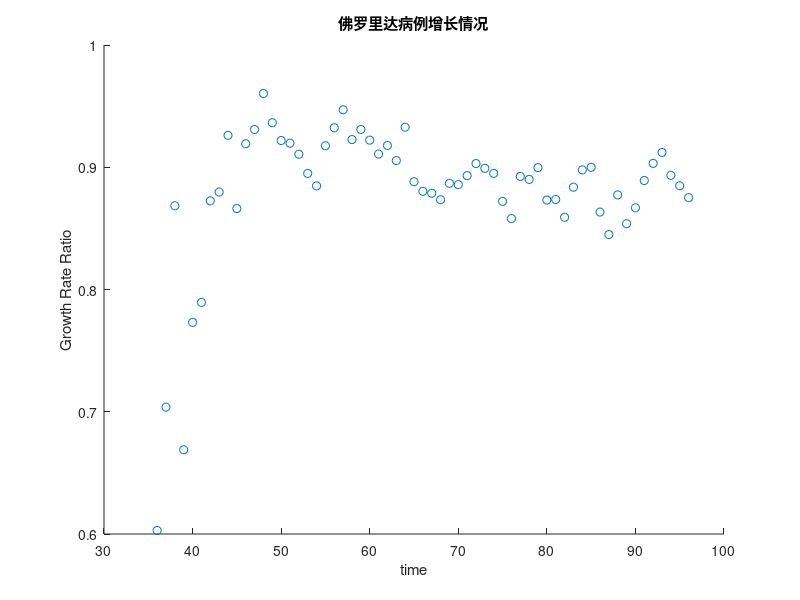

This chart was generated by the following MATLAB code:
clear all;close all;clc;


file = fopen('fluidPeople.txt');
ques2_matrix = textscan(file,'%n %n');
data = [ques2_matrix{1} ques2_matrix{2}];
n = max(size(data));
finaldata = [];
finaldata(1,1) = 1;
finaldata(1,2) = 0;
for i = 2:n
    finaldata(i,1) = i;
    finaldata(i,2) = data(i,2) - data(i-1,2);
end

GRdata = [];
for i = 1:6
    GRdata(i,1) = i;
    GRdata(i,2) = 0;
end
for i = 7:n
    GRdata(i,1) = i;
    total1 = 0;
    total2 = 0;
    for j = i-2:i
        total1 = total1 + finaldata(j,2);
    end
    for k = i-6:i
        total2 =total2 + finaldata(k,2);
    end
    GRdata(i,2) = log10(total1/3)/log10(total2/3);
end
showGRdata = GRdata(36:n,:);
scatter(showGRdata(:,1),showGRdata(:,2));
title('佛罗里达病例增长情况');
xlabel('time');
ylabel('Growth Rate Ratio')
